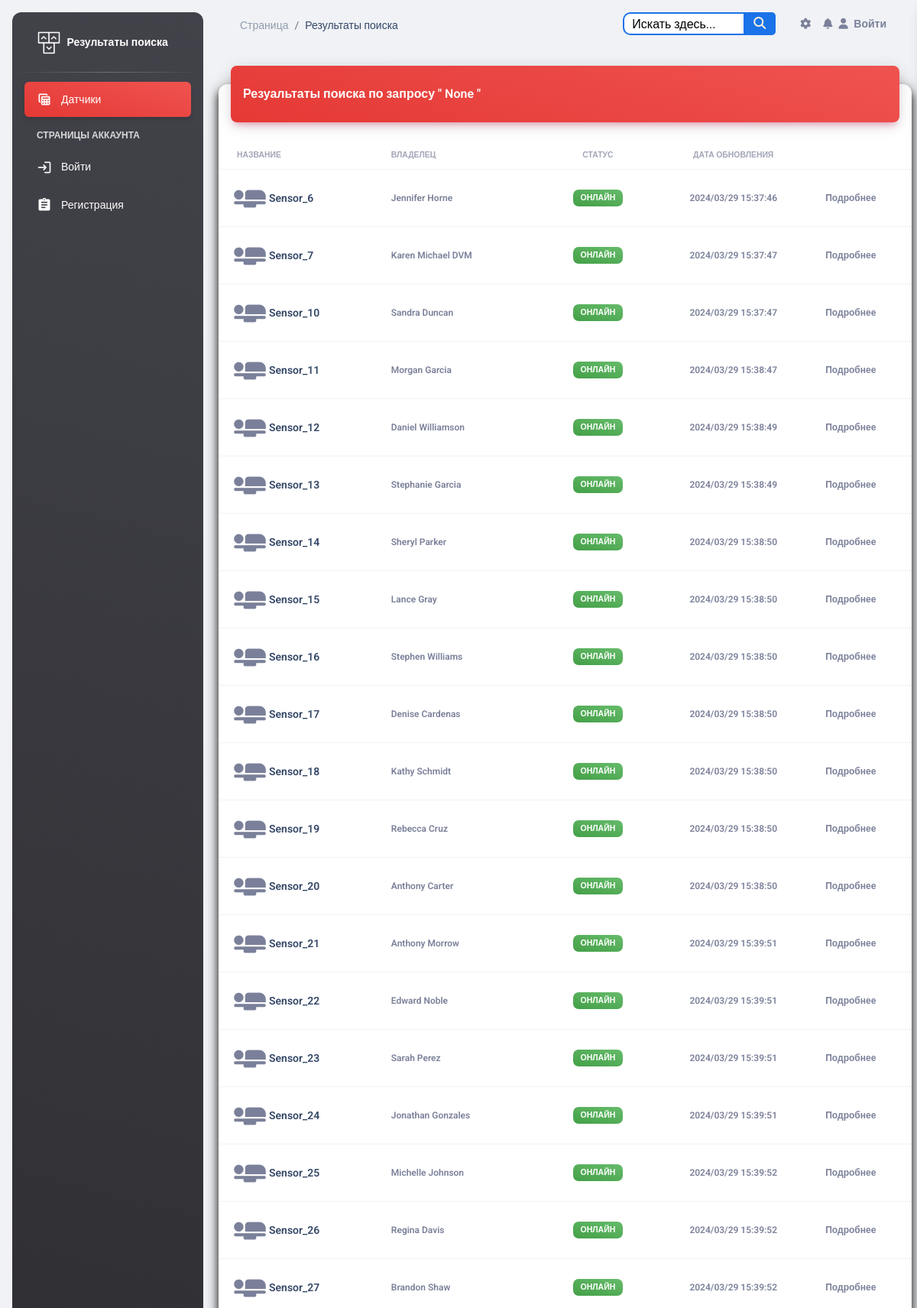
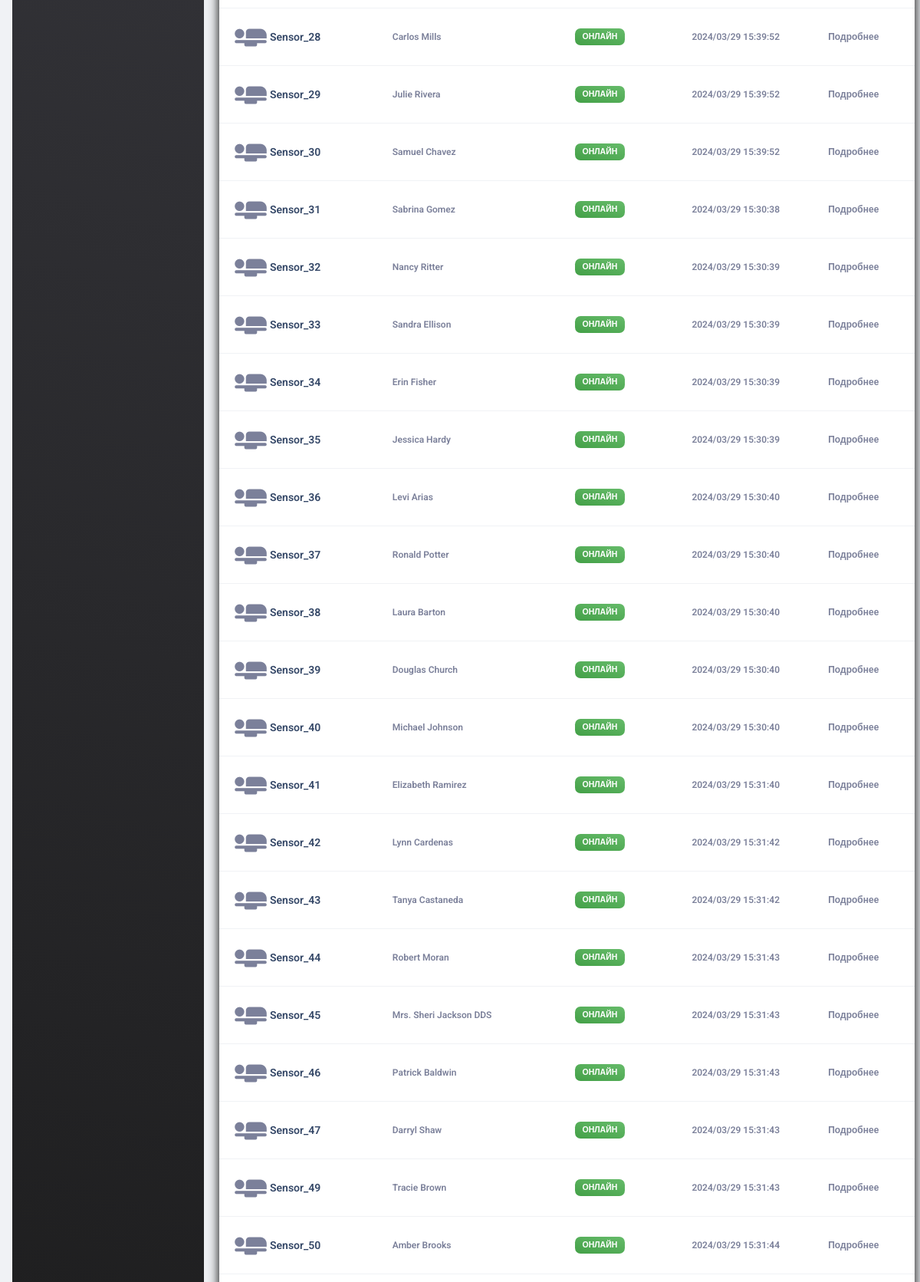
The app's page /search/ (upper part) with its own data (2 pictures, top to bottom).
### esp_sensor/models.py (models this page shows, shortened)
class Sensor(models.Model):
    id = models.AutoField(primary_key=True)
    name = models.CharField('Имя датчика', max_length=100, unique=True)
    slug = models.SlugField(max_length=255, unique=True, db_index=True, verbose_name="URL")
    description = models.TextField('Описание', blank=True)
    owner = models.CharField("Владелец", max_length=100, blank=True)
    date_added = models.DateTimeField('Дата добавления', auto_now=True)
    country = models.ManyToManyField(Country, blank=True, verbose_name='Страна')
    city = models.ManyToManyField(City, blank=True, verbose_name='Город')
    inclusions = models.IntegerField("Количество включений", default=0)
    power = models.IntegerField(default=0,
                                blank=True,
                                verbose_name='Мощность',
                                validators=[MinValueValidator(0), MaxValueValidator(100)])
    watt = models.IntegerField("Потребление мощности", default=0)
    volt = models.IntegerField("Электрическое напряжение", default=0)
    work = models.BooleanField('Онлайн', default=True)
    blocked = models.BooleanField('Заблокирован', default=False)
    temperature = models.FloatField('Температура', default=0)
    fan_speed = models.IntegerField('Скорость кулера', default=0)
    class Meta:
        verbose_name = 'Датчик'
        verbose_name_plural = 'Датчики'

### esp_sensor/views.py (the view)
# urls.py: path('search/', views.search_sensors, name='search_sensors'),
def search_sensors(request):
    query = request.GET.get('q')
    if query:
        sensors = Sensor.objects.filter(
            Q(name__icontains=query) |
            Q(description__icontains=query) |
            Q(owner__icontains=query) |
            Q(country__name__icontains=query) |
            Q(city__name__icontains=query) |
            Q(inclusions__icontains=query)
        ).distinct()
    else:
        sensors = Sensor.objects.all()
    return render(request, 'sensor/search_results.html', {'sensors': sensors, 'query': query})

### templates/sensor/search_results.html (shortened to what this page needs)
{% load static %}
{% include 'base.html' %}
<body class="g-sidenav-show  bg-gray-200">
<aside class="sidenav navbar navbar-vertical navbar-expand-xs border-0 border-radius-xl my-3 fixed-start ms-3   bg-gradient-dark"
       id="sidenav-main">
    <div class="sidenav-header">
        <a class="navbar-brand m-0">
            <img src="{% static 'img/logo-ct.png' %}" class="navbar-brand-img h-100" alt="main_logo">
            <span class="ms-1 font-weight-bold text-white">Результаты поиска</span>
        </a>
    </div>
    <hr class="horizontal light mt-0 mb-2">
    <div class="collapse navbar-collapse  w-auto " id="sidenav-collapse-main">
        <ul class="navbar-nav">
            <li class="nav-item">
                <a class="nav-link text-white active bg-gradient-danger" href="{% url 'sensor_list' %}">
                    <div class="text-white text-center me-2 d-flex align-items-center justify-content-center">
                        <i class="material-icons opacity-10">table_view</i>
                    </div>
                    <span class="nav-link-text ms-1">Датчики</span>
                </a>
            </li>
            <li class="nav-item mt-3">
                <h6 class="ps-4 ms-2 text-uppercase text-xs text-white font-weight-bolder opacity-8">Страницы
                    аккаунта</h6>
            </li>
            {% if user.is_authenticated %}
                <li class="nav-item">
                    <a class="nav-link text-white " href="{% url 'profiles:profile_detail' user.profile.slug %}">
                        <div class="text-white text-center me-2 d-flex align-items-center justify-content-center">
                            <i class="material-icons opacity-10">person_add</i>
                        </div>
                        <span class="nav-link-text ms-1">Профиль</span>
                        <span class="nav-link-text ms-1">{{ user.username }}</span>
                    </a>
                </li>
                <li class="nav-item">
                    <a class="nav-link text-white " href='{% url 'logout' %}'>
                        <div class="text-white text-center me-2 d-flex align-items-center justify-content-center">
                            <i class="material-icons opacity-10">login</i>
                        </div>
                        <span class="nav-link-text ms-1">Выйти</span>
                    </a>
                </li>
            {% else %}
                <li class="nav-item">
                    <a class="nav-link text-white " href='{% url 'login' %}'>
                        <div class="text-white text-center me-2 d-flex align-items-center justify-content-center">
                            <i class="material-icons opacity-10">login</i>
                        </div>
                        <span class="nav-link-text ms-1">Войти</span>
                    </a>
                </li>
                <li class="nav-item">
                    <a class="nav-link text-white " href="{% url 'register' %}">
                        <div class="text-white text-center me-2 d-flex align-items-center justify-content-center">
                            <i class="material-icons opacity-10">assignment</i>
                        </div>
                        <span class="nav-link-text ms-1">Регистрация</span>
                    </a>
                </li>
            {% endif %}
        </ul>
    </div>
</aside>
<main class="main-content position-relative max-height-vh-100 h-100 border-radius-lg ">
    <nav class="navbar navbar-main navbar-expand-lg px-0 mx-4 shadow-none border-radius-xl" id="navbarBlur"
         data-scroll="true">
        <div class="container-fluid py-1 px-3">
            <nav aria-label="breadcrumb">
                <ol class="breadcrumb bg-transparent mb-0 pb-0 pt-1 px-0 me-sm-6 me-5">
                    <li class="breadcrumb-item text-sm"><a class="opacity-5 text-dark" href="javascript:;">Страница</a>
                    </li>
                    <li class="breadcrumb-item text-sm text-dark active" aria-current="page">Результаты поиска</li>
                </ol>
            </nav>
            {% include 'include/navbar.html' %}
        </div>
    </nav>
    <div class="container-fluid py-4">
        <div class="row">
            <div class="col-12">
                <div class="card my-4">
                    <div class="card-header p-0 position-relative mt-n4 mx-3 z-index-2">
                        <div class="bg-gradient-danger shadow-primary border-radius-lg pt-4 pb-3">
                            <h6 class="text-white ps-3">Резуальтаты поиска по запросу " {{ query }} "</h6>
                        </div>
                    </div>
                    <div class="card-body px-0 pb-2">
                        <div class="table-responsive p-0">
                            <table class="table align-items-center mb-0">
                                <thead>
                                <tr>
                                    <th class="text-uppercase text-secondary text-xxs font-weight-bolder opacity-7">
                                        Название
                                    </th>
                                    <th class="text-uppercase text-secondary text-xxs font-weight-bolder opacity-7 ps-2">
                                        Владелец
                                    </th>
                                    <th class="text-center text-uppercase text-secondary text-xxs font-weight-bolder opacity-7">
                                        Статус
                                    </th>
                                    <th class="text-center text-uppercase text-secondary text-xxs font-weight-bolder opacity-7">
                                        Дата обновления
                                    </th>
                                    <th class="text-secondary opacity-7"></th>
                                </tr>
                                </thead>
                                <tbody>
                                {% for sensor in sensors %}
                                    <tr>
                                        <td>
                                            <div class="d-flex px-2 py-1">
                                                <div>
                                                    <i class="material-icons"
                                                       style="font-size: 50px;">airline_seat_flat</i>
                                                </div>
                                                <div class="d-flex flex-column justify-content-center">
                                                    <h6 class="mb-0 text-sm">{{ sensor.name }}</h6>
                                                </div>
                                            </div>
                                        </td>
                                        <td>
                                            <p class="text-xs font-weight-bold mb-0">{{ sensor.owner }}</p>
                                        </td>
                                        <td class="align-middle text-center text-sm">
                                            {% if sensor.work %}
                                                <span class="badge badge-sm bg-gradient-success">Онлайн</span>
                                            {% else %}
                                                <span class="badge badge-sm bg-gradient-secondary">Оффлайн</span>
                                            {% endif %}
                                        </td>
                                        <td class="align-middle text-center">
                                            <span class="text-secondary text-xs font-weight-bold">{{ sensor.date_added | date:"Y/m/d H:i:s" }}</span>
                                        </td>
                                        <td class="align-middle">
                                            <a href="{% url 'sensor_detail' sensor.pk %}"
                                               class="text-secondary font-weight-bold text-xs"
                                               data-toggle="tooltip" data-original-title="Edit user">
                                                Подробнее
                                            </a>
                                        </td>
                                    </tr>
                                {% empty %}
                                    <h6 class="text-primary ps-3">Поиск не дал результатов!</h6>
                                {% endfor %}
                                </tbody>
                            </table>
                        </div>
                    </div>
                </div>
            </div>
        </div>
    </div>
</main>
</body>

### records on screen
Sensor: name "Sensor_6", owner "Jennifer Horne", work "ОНЛАЙН", date_added "2024/03/29 15:37:46"
Sensor: name "Sensor_7", owner "Karen Michael DVM", work "ОНЛАЙН", date_added "2024/03/29 15:37:47"
Sensor: name "Sensor_10", owner "Sandra Duncan", work "ОНЛАЙН", date_added "2024/03/29 15:37:47"
Sensor: name "Sensor_11", owner "Morgan Garcia", work "ОНЛАЙН", date_added "2024/03/29 15:38:47"
Sensor: name "Sensor_12", owner "Daniel Williamson", work "ОНЛАЙН", date_added "2024/03/29 15:38:49"
Sensor: name "Sensor_13", owner "Stephanie Garcia", work "ОНЛАЙН", date_added "2024/03/29 15:38:49"
Sensor: name "Sensor_14", owner "Sheryl Parker", work "ОНЛАЙН", date_added "2024/03/29 15:38:50"
Sensor: name "Sensor_15", owner "Lance Gray", work "ОНЛАЙН", date_added "2024/03/29 15:38:50"
Sensor: name "Sensor_16", owner "Stephen Williams", work "ОНЛАЙН", date_added "2024/03/29 15:38:50"
Sensor: name "Sensor_17", owner "Denise Cardenas", work "ОНЛАЙН", date_added "2024/03/29 15:38:50"
Sensor: name "Sensor_18", owner "Kathy Schmidt", work "ОНЛАЙН", date_added "2024/03/29 15:38:50"
Sensor: name "Sensor_19", owner "Rebecca Cruz", work "ОНЛАЙН", date_added "2024/03/29 15:38:50"
Sensor: name "Sensor_20", owner "Anthony Carter", work "ОНЛАЙН", date_added "2024/03/29 15:38:50"
Sensor: name "Sensor_21", owner "Anthony Morrow", work "ОНЛАЙН", date_added "2024/03/29 15:39:51"
Sensor: name "Sensor_22", owner "Edward Noble", work "ОНЛАЙН", date_added "2024/03/29 15:39:51"
Sensor: name "Sensor_23", owner "Sarah Perez", work "ОНЛАЙН", date_added "2024/03/29 15:39:51"
Sensor: name "Sensor_24", owner "Jonathan Gonzales", work "ОНЛАЙН", date_added "2024/03/29 15:39:51"
Sensor: name "Sensor_25", owner "Michelle Johnson", work "ОНЛАЙН", date_added "2024/03/29 15:39:52"
Sensor: name "Sensor_26", owner "Regina Davis", work "ОНЛАЙН", date_added "2024/03/29 15:39:52"
Sensor: name "Sensor_27", owner "Brandon Shaw", work "ОНЛАЙН", date_added "2024/03/29 15:39:52"
Sensor: name "Sensor_28", owner "Carlos Mills", work "ОНЛАЙН", date_added "2024/03/29 15:39:52"
Sensor: name "Sensor_29", owner "Julie Rivera", work "ОНЛАЙН", date_added "2024/03/29 15:39:52"
Sensor: name "Sensor_30", owner "Samuel Chavez", work "ОНЛАЙН", date_added "2024/03/29 15:39:52"
Sensor: name "Sensor_31", owner "Sabrina Gomez", work "ОНЛАЙН", date_added "2024/03/29 15:30:38"
Sensor: name "Sensor_32", owner "Nancy Ritter", work "ОНЛАЙН", date_added "2024/03/29 15:30:39"
Sensor: name "Sensor_33", owner "Sandra Ellison", work "ОНЛАЙН", date_added "2024/03/29 15:30:39"
Sensor: name "Sensor_34", owner "Erin Fisher", work "ОНЛАЙН", date_added "2024/03/29 15:30:39"
Sensor: name "Sensor_35", owner "Jessica Hardy", work "ОНЛАЙН", date_added "2024/03/29 15:30:39"
Sensor: name "Sensor_36", owner "Levi Arias", work "ОНЛАЙН", date_added "2024/03/29 15:30:40"
Sensor: name "Sensor_37", owner "Ronald Potter", work "ОНЛАЙН", date_added "2024/03/29 15:30:40"
Sensor: name "Sensor_38", owner "Laura Barton", work "ОНЛАЙН", date_added "2024/03/29 15:30:40"
Sensor: name "Sensor_39", owner "Douglas Church", work "ОНЛАЙН", date_added "2024/03/29 15:30:40"
Sensor: name "Sensor_40", owner "Michael Johnson", work "ОНЛАЙН", date_added "2024/03/29 15:30:40"
Sensor: name "Sensor_41", owner "Elizabeth Ramirez", work "ОНЛАЙН", date_added "2024/03/29 15:31:40"
Sensor: name "Sensor_42", owner "Lynn Cardenas", work "ОНЛАЙН", date_added "2024/03/29 15:31:42"
Sensor: name "Sensor_43", owner "Tanya Castaneda", work "ОНЛАЙН", date_added "2024/03/29 15:31:42"
Sensor: name "Sensor_44", owner "Robert Moran", work "ОНЛАЙН", date_added "2024/03/29 15:31:43"
Sensor: name "Sensor_45", owner "Mrs. Sheri Jackson DDS", work "ОНЛАЙН", date_added "2024/03/29 15:31:43"
Sensor: name "Sensor_46", owner "Patrick Baldwin", work "ОНЛАЙН", date_added "2024/03/29 15:31:43"
Sensor: name "Sensor_47", owner "Darryl Shaw", work "ОНЛАЙН", date_added "2024/03/29 15:31:43"
Sensor: name "Sensor_49", owner "Tracie Brown", work "ОНЛАЙН", date_added "2024/03/29 15:31:43"
Sensor: name "Sensor_50", owner "Amber Brooks", work "ОНЛАЙН", date_added "2024/03/29 15:31:44"

### other values on screen
{{ query }} "None"
